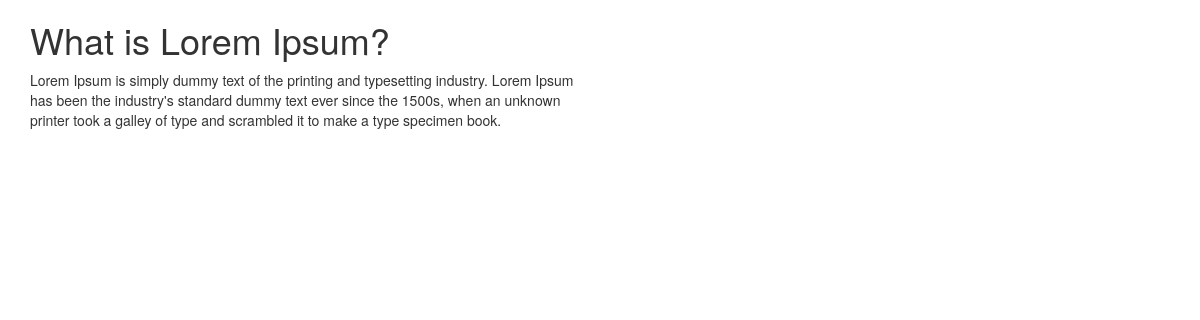
Screenshot of /details.php?id=1 (signed in) with the database file from the repository.
### tables this page shows
CREATE TABLE `blog` (
  `id` int(20) NOT NULL,
  `Title` varchar(100) NOT NULL,
  `Description` varchar(1000) NOT NULL,
  `user_id` int(20) NOT NULL
);

### details.php (the view, shortened to what this page needs)
<html>
<head>
	<link rel="stylesheet" href="https://maxcdn.bootstrapcdn.com/bootstrap/3.3.7/css/bootstrap.min.css">
	<link rel="stylesheet" type="text/css" href="style.css">
</head>
<body>
	<div class="container">
		<div class="row">
			<?php
				include 'connection.php';
				$id = $_GET['id'];
				$q = "SELECT * FROM `blog` WHERE id=".$id;
				if ($conn->query($q)) {
					$result = $conn->query($q);
					$row = $result->fetch_assoc() ?>
					<div class="col-md-6">
						<h1><?php echo $row['Title']; ?></h1>
						<p><?php echo $row['Description']; ?></p>
					</div>
			<?php } ?>
		</div>
	</div>
</body>
</html>

### rows the page displays
blog: Title "What is Lorem Ipsum?", Description "Lorem Ipsum is simply dummy text of the printing and typesetting industry. Lorem Ipsum has been the industry's standard dummy text ever since the 1500s, when an unknown printer took a galley of type and scrambled it to make a type specimen book."
